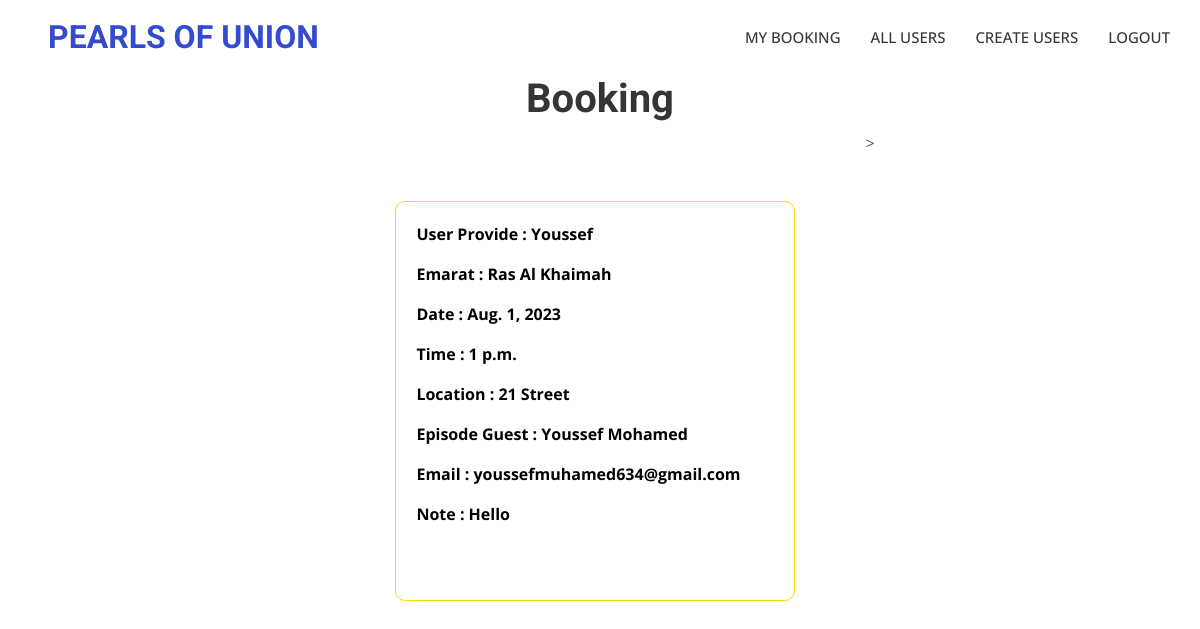
The app's page /user_booking/8 (signed in) with its own data.
### appointment/models.py (models this page shows, shortened)
class Appointment(models.Model):
    Provider_id = models.ForeignKey(User , on_delete=models.SET_NULL, null=True)
    Provider_name = models.CharField(max_length=100)
    Emarat = models.CharField(max_length=50)
    Location = models.CharField(max_length=100)
    Guest = models.CharField(max_length=100)
    Email = models.EmailField(max_length=100)
    Note = models.TextField(max_length=500, blank=True)
    Date = models.DateField()
    Time = models.TimeField(auto_now=False)
    phone = models.CharField(max_length=11)
    class Meta:
        constraints  = [
            models.UniqueConstraint(fields=['Date', 'Time'], name='Date and Time')]

### appointment/views.py (the view)
# urls.py: path('user_booking/<int:id>' , views.view_user_booking , name='user_booking'),
@login_required(login_url='login')
def view_user_booking(request, id):
    if request.user.is_superuser or request.user.id == id:
        data = Appointment.objects.filter(Provider_id=id)
        return render(request, 'all_booking.html', {'data':data} )
    else:
        raise PermissionError

### templates/all_booking.html (shortened to what this page needs)
{% load static %}
<!DOCTYPE html>
<html lang="en">
<head>
    <link href="https://cdnjs.cloudflare.com/ajax/libs/font-awesome/5.10.0/css/all.min.css" rel="stylesheet">
    <link href="https://cdn.jsdelivr.net/npm/bootstrap-icons@1.4.1/font/bootstrap-icons.css" rel="stylesheet">
    <link href="{% static 'lib/animate/animate.min.css' %}" rel="stylesheet">
    <link href="{% static 'css/bootstrap.min.css' %}" rel="stylesheet">
    <link href="{% static 'css/styles_.css' %}" rel="stylesheet">
</head>
<body>
    <nav class="navbar navbar-expand-lg bg-white navbar-light sticky-top p-0">
        <a href="{% url 'index' %}" class="navbar-brand d-flex align-items-center px-4 px-lg-5">
            <h2 class="m-0 text-primary">PEARLS OF UNION</h2>
        </a>
        <div class="collapse navbar-collapse" id="navbarCollapse">
            <div class="navbar-nav ms-auto p-4 p-lg-0">
                {% if user.is_authenticated %}
                <a href="{% url 'user_booking' user.id %}" class="nav-item nav-link">My Booking</a>
                {% if user.is_superuser %}
                <a href="{% url 'user_view' %}" class="nav-item nav-link">All Users</a>
                <a href="{% url 'create_user' %}" class="nav-item nav-link">Create Users</a>
                {% endif %}
                <a href="{% url 'logout' %}" class="dnav-item nav-link">Logout</a>
                {% else %}
                <a href="{% url 'index' %}" class="nav-item nav-link active">Home</a>
                <a href="#about" class="nav-item nav-link">About</a>
                <a href="{% url 'login' %}" class="dnav-item nav-link">Login</a>
                {% endif %}
                </div>
            </div>
    </nav>
    <h1 style="text-align: center;">Booking</h1>
    <div class="container">
        {% for details in data %}
        <div class="box">
                <p>User Provide : {{details.Provider_name}}</p>
                <p>Emarat : {{details.Emarat}} </p>
                <p>Date : {{details.Date}}</p>
                <p>Time : {{details.Time}}</p>
                <p>Location : {{details.Location}}</p>
                <p>Episode Guest : {{details.Guest}}</p>
                <p>Email : {{details.Email}}</p>
                <p>Note : {{details.Note}}</p>
            </div>>
            {% endfor %}
        </div>
</body>
</html>

### project/static/css/styles_.css (style rules this page uses)
:root { --primary: #344bcf; --light: #F5F5F5; --dark: #353535; }
.navbar-light .navbar-nav .nav-link { margin-right: 30px; padding: 25px 0; color: #FFFFFF; font-size: 15px; font-weight: 500; text-transform: uppercase; outline: none; }
.navbar-light .navbar-brand, .navbar-light a.btn { height: 75px; }
.navbar-light .navbar-nav .nav-link { color: var(--dark); font-weight: 500; }
.navbar-light.sticky-top { top: -100px; transition: .5s; }
.container { display: flex; flex-wrap: wrap; justify-content: center; max-width: 1200px; margin: 0 auto; }
.box { background-color: #ddd; border: 1px solid gold; padding: 20px; margin: 70px; border-radius: 10px; width: 400px; height: 400px; background-color: transparent; }
.box p { color: black; font-weight: bold; }

### records on screen
Appointment: Provider_name "Youssef", Emarat "Ras Al Khaimah", Date "Aug. 1, 2023", Time "1 p.m.", Location "21 Street", Guest "Youssef Mohamed", Email "youssefmuhamed634@gmail.com", Note "Hello"
